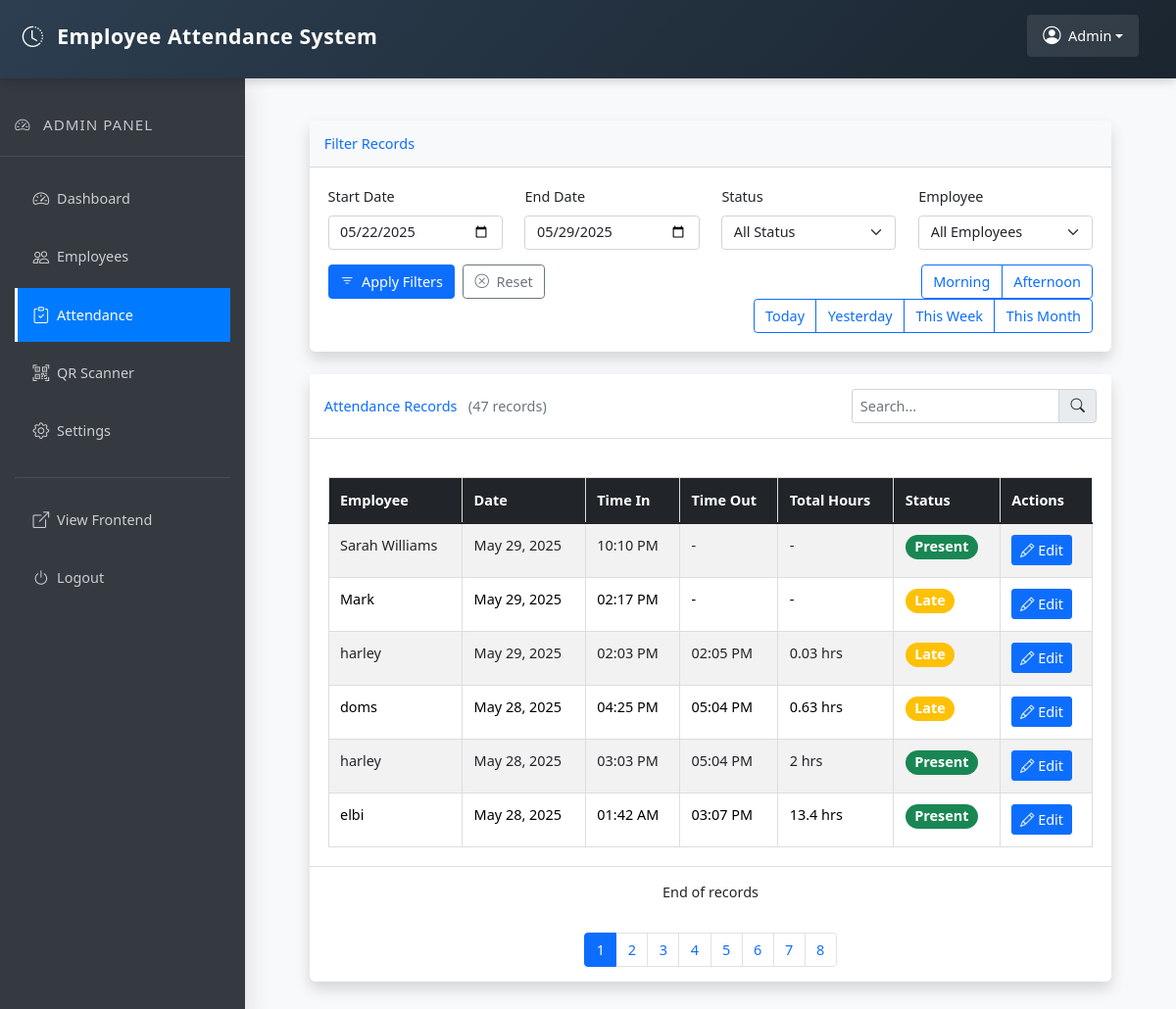
The page /views/admin/attendance.php (signed in) on the database its author committed.
### tables this page shows
CREATE TABLE `morning_time_log` (
  `id` int(11) NOT NULL,
  `employee_id` int(11) NOT NULL,
  `time_in` datetime DEFAULT NULL,
  `time_out` datetime DEFAULT NULL,
  `status` enum('present','late','absent') DEFAULT 'absent'
);

CREATE TABLE `users` (
  `id` int(11) NOT NULL,
  `username` varchar(50) NOT NULL,
  `password` varchar(255) NOT NULL,
  `email` varchar(100) NOT NULL,
  `code` varchar(255) NOT NULL,
  `created_at` timestamp NOT NULL DEFAULT current_timestamp()
);

### views/admin/attendance.php (the view, shortened to what this page needs)
<!DOCTYPE html>
<html lang="en">
<head>
    <link rel="stylesheet" href="../../assets/css/admin.css">
    <link rel="stylesheet" href="../../assets/css/bootstrap.min.css">
    <link rel="stylesheet" href="https://cdnjs.cloudflare.com/ajax/libs/font-awesome/6.0.0-beta3/css/all.min.css">
    <link rel="stylesheet" href="https://cdn.jsdelivr.net/npm/bootstrap-icons@1.7.2/font/bootstrap-icons.css">
</head>
<body>
    <?php
    require_once '../../includes/admin/header.php';
    require_once '../../includes/admin/sidebar.php';
    require_once '../../db/connect.php';
    $startDate = isset($_GET['start_date']) ? $_GET['start_date'] : date('Y-m-d', strtotime('-7 days'));
    $endDate = isset($_GET['end_date']) ? $_GET['end_date'] : date('Y-m-d');
    $status = isset($_GET['status']) ? $_GET['status'] : 'all';
    $query = "SELECT t.*, u.username
              FROM morning_time_log t
              JOIN users u ON t.employee_id = u.id
              WHERE 1=1";
    if ($startDate) {
        $query .= " AND DATE(t.time_in) >= '$startDate'";
    }
    if ($endDate) {
        $query .= " AND DATE(t.time_in) <= '$endDate'";
    }
    $query .= " ORDER BY t.time_in DESC";
    $result = $conn->query($query);
    $totalRecords = $result->num_rows;
    ?>
    <div class="main-content">
        <div class="container-fluid mt-4">
            <div class="content-wrapper">
                <div class="container-fluid">
                    <div class="card shadow mb-4">
                        <div class="card-header py-3 bg-light">
                            <h6 class="m-0 font-weight-bold text-primary">Filter Records</h6>
                        </div>
                        <div class="card-body">
                            <form method="GET" action="" id="filterForm">
                                <div class="row">
                                    <div class="col-md-3 mb-3">
                                        <label for="start_date" class="form-label">Start Date</label>
                                        <input type="date" class="form-control" id="start_date" name="start_date"
                                               value="<?php echo htmlspecialchars($startDate); ?>">
                                    </div>
                                    <div class="col-md-3 mb-3">
                                        <label for="end_date" class="form-label">End Date</label>
                                        <input type="date" class="form-control" id="end_date" name="end_date"
                                               value="<?php echo htmlspecialchars($endDate); ?>">
                                    </div>
                                    <div class="col-md-3 mb-3">
                                        <label for="status" class="form-label">Status</label>
                                        <select class="form-select" id="status" name="status">
                                            <option value="all" <?php echo ($status == 'all') ? 'selected' : ''; ?>>All Status</option>
                                        </select>
                                    </div>
                                    <div class="col-md-3 mb-3">
                                        <label for="employee_id" class="form-label">Employee</label>
                                        <select class="form-select" id="employee_id" name="employee_id">
                                            <option value="">All Employees</option>
                                        </select>
                                    </div>
                                </div>
                                <div class="row">
                                    <div class="col-md-6">
                                        <div class="d-flex gap-2">
                                            <button type="submit" class="btn btn-primary">
                                                <i class="bi bi-filter me-1"></i> Apply Filters
                                            </button>
                                            <a href="attendance.php" class="btn btn-outline-secondary">
                                                <i class="bi bi-x-circle me-1"></i> Reset
                                            </a>
                                        </div>
                                    </div>
                                    <div class="col-md-6 text-md-end">
                                        <div class="btn-group" role="group">
                                            <button type="button" class="btn btn-outline-primary" onclick="setDateRange('Morning')">Morning</button>
                                            <button type="button" class="btn btn-outline-primary" onclick="setDateRange('Afternoon')">Afternoon</button>
                                        </div>
                                        <div class="btn-group" role="group">
                                            <button type="button" class="btn btn-outline-primary" onclick="setDateRange('today')">Today</button>
                                            <button type="button" class="btn btn-outline-primary" onclick="setDateRange('yesterday')">Yesterday</button>
                                            <button type="button" class="btn btn-outline-primary" onclick="setDateRange('week')">This Week</button>
                                            <button type="button" class="btn btn-outline-primary" onclick="setDateRange('month')">This Month</button>
                                        </div>
                                    </div>
                                </div>
                            </form>
                        </div>
                    </div>
                    <div class="card shadow mb-4">
                        <div class="card-header py-3 d-flex justify-content-between align-items-center bg-white">
                            <h6 class="m-0 font-weight-bold text-primary">
                                Attendance Records
                                <span class="text-muted ms-2">(<?php echo $totalRecords; ?> records)</span>
                            </h6>
                            <div class="input-group" style="width: 250px;">
                                <input type="text" id="searchReport" class="form-control form-control-sm" placeholder="Search...">
                                <span class="input-group-text"><i class="bi bi-search"></i></span>
                            </div>
                        </div>
                        <div class="card-body">
                            <div class="table-responsive" id="reportTableContainer">
                                <table class="table table-striped table-hover" id="reportTable">
                                    <thead class="table-dark">
                                        <tr>
                                            <th>Employee</th>
                                            <th>Date</th>
                                            <th>Time In</th>
                                            <th>Time Out</th>
                                            <th>Total Hours</th>
                                            <th>Status</th>
                                            <th>Actions</th>
                                        </tr>
                                    </thead>
                                    <tbody>
                                        <?php if ($result->num_rows == 0): ?>
                                            <tr>
                                                <td colspan="7" class="text-center">No records found</td>
                                            </tr>
                                        <?php else: ?>
                                            <?php while($row = $result->fetch_assoc()): ?>
                                                <?php
                                                $hours = '-';
                                                if (!empty($row['time_out'])) {
                                                    $timeIn = new DateTime($row['time_in']);
                                                    $timeOut = new DateTime($row['time_out']);
                                                    $interval = $timeIn->diff($timeOut);
                                                    $hours = $interval->h + ($interval->i / 60);
                                                    $hours = round($hours, 2) . ' hrs';
                                                }
                                                ?>
                                                <tr>
                                                    <td><?php echo htmlspecialchars($row['username']); ?></td>
                                                    <td><?php echo date('M d, Y', strtotime($row['time_in'])); ?></td>
                                                    <td><?php echo date('h:i A', strtotime($row['time_in'])); ?></td>
                                                    <td><?php echo $row['time_out'] ? date('h:i A', strtotime($row['time_out'])) : '-'; ?></td>
                                                    <td><?php echo $hours; ?></td>
                                                    <td>
                                                        <span class="badge rounded-pill <?php
                                                            echo match($row['status']) {
                                                                'present' => 'bg-success',
                                                                'late' => 'bg-warning',
                                                                'absent' => 'bg-danger',
                                                                default => 'bg-secondary'
                                                            };
                                                        ?>">
                                                            <?php echo ucfirst($row['status']); ?>
                                                        </span>
                                                    </td>
                                                    <td>
                                                        <button class="btn btn-sm btn-primary" onclick="editAttendance(<?php echo $row['id']; ?>, '<?php echo htmlspecialchars($row['username']); ?>', '<?php echo $row['time_in']; ?>', '<?php echo $row['time_out']; ?>', '<?php echo $row['status']; ?>')">
                                                            <i class="bi bi-pencil me-1"></i>Edit
                                                        </button>
                                                    </td>
                                                </tr>
                                            <?php endwhile; ?>
                                        <?php endif; ?>
                                    </tbody>
                                </table>
                            </div>
                        </div>
                        <div class="card-footer bg-white text-center">
                            <p class="mt-2 mb-2">End of records</p>
                        </div>
                    </div>
                </div>
            </div>
        </div>
    </div>
</body>
</html>

### assets/css/admin.css (style rules this page uses)
body { font-family: Arial, sans-serif; background-color: #f4f4f4; margin: 0; padding: 0; }
.main-content { margin-left: 250px; padding: 20px; }
.card { box-shadow: 0 0 10px rgba(0,0,0,0.1); }
.table { width: 100%; border-collapse: collapse; margin: 20px 0; }
.table th, .table td { border: 1px solid #ddd; padding: 8px; }
.table th { background-color: #4CAF50; color: white; }

### includes/admin/header.php (style rules this page uses)
html, body { padding: 0; margin: 0; height: 100%; overflow-x: hidden; background-color: #f8f9fa; font-size: 0.95rem !important; }
.main-content { margin-top: 80px; margin-left: 250px; padding: 20px; min-height: calc(100vh - 80px); transition: margin-left 0.3s; position: relative; background-color: #f8f9fa; z-index: 5; font-size: 0.95rem !important; }
.main-content h2, .main-content h3, .main-content h4, .main-content h5, .main-content h6 { margin-bottom: 1rem; }
.main-content .card { margin-bottom: 1.5rem; }
.main-content .table th, .main-content .table td { padding: 0.75rem; font-size: 0.95rem !important; }
.main-content .form-control { font-size: 0.95rem !important; }
.main-content .btn { font-size: 0.95rem !important; }
.card-body { padding: 1.25rem; }
.table { margin-bottom: 0; font-size: 0.95rem !important; }
.card { box-shadow: 0 4px 6px rgba(0,0,0,0.1); border: none; margin-bottom: 20px; border-radius: 6px; }

### includes/admin/sidebar.php (style rules this page uses)
.sidebar, .main-content { font-size: 0.95rem !important; }

### rows shown on the page
morning_time_log: employee.username "Sarah Williams", time_in "May 29, 2025", time_in "10:10 PM", hours "-", status "Present"
morning_time_log: employee.username "Mark", time_in "May 29, 2025", time_in "02:17 PM", hours "-", status "Late"
morning_time_log: employee.username "harley", time_in "May 29, 2025", time_in "02:03 PM", time_out "02:05 PM", hours "0.03 hrs", status "Late"
morning_time_log: employee.username "doms", time_in "May 28, 2025", time_in "04:25 PM", time_out "05:04 PM", hours "0.63 hrs", status "Late"
morning_time_log: employee.username "harley", time_in "May 28, 2025", time_in "03:03 PM", time_out "05:04 PM", hours "2 hrs", status "Present"
morning_time_log: employee.username "elbi", time_in "May 28, 2025", time_in "01:42 AM", time_out "03:07 PM", hours "13.4 hrs", status "Present"

### other values the page prints
$totalRecords "47"
